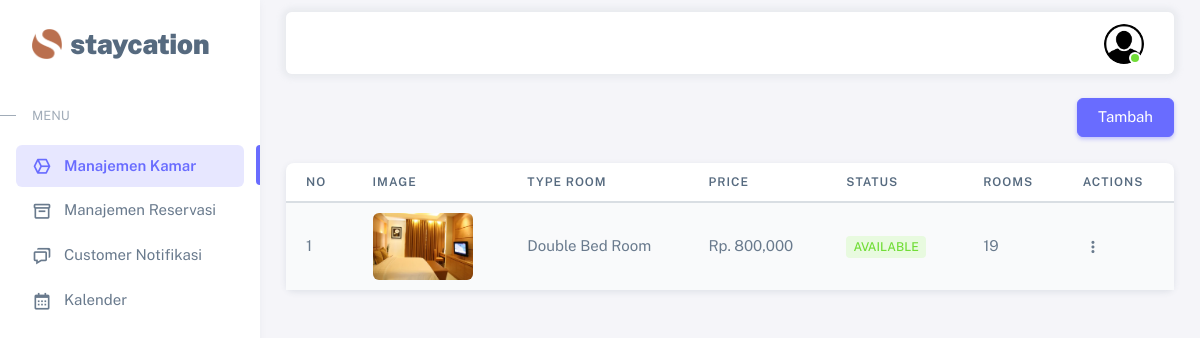
Page /dashboard/hotel/hotel.php (signed in) on the committed database.
### tables this page shows
CREATE TABLE `kamar` (
  `ID_KAMAR` int(11) NOT NULL,
  `ID_HOTEL` int(11) NOT NULL,
  `ID_TIPE_KAMAR` int(11) NOT NULL,
  `HARGA_KAMAR` decimal(10,0) NOT NULL,
  `STATUS_KAMAR` enum('Available','Unavailable') NOT NULL,
  `GAMBAR_KAMAR` varchar(255) NOT NULL,
  `JUMLAH_RUANGAN` int(20) NOT NULL
);

CREATE TABLE `tipe_kamar` (
  `ID_TIPE_KAMAR` int(11) NOT NULL,
  `TIPE_KAMAR` varchar(20) NOT NULL
);

### dashboard/hotel/hotel.php (the view, shortened to what this page needs)
<?php
  include '../../controller/hotel-crud.php';
  include '../../partials/header-hotel.php';
?>
    <div class="content-wrapper">
      <div class="container mt-4">
        <button type="button" class="btn btn-primary float-end" data-bs-toggle="modal" data-bs-target="#myModal">Tambah</button>
      </div>
      <div class="container-xxl flex-grow-1 container-p-y">
        <div class="card mb-4">
          <table class="table table-striped">
            <thead>
              <tr>
                <th>no</th>
                <th>Image</th>
                <th>Type Room</th>
                <th>price</th>
                <th>Status</th>
                <th>Rooms</th>
                <th>Actions</th>
              </tr>
            </thead>
            <tbody class="table-border-bottom-0">
              <?php
                  $id = $_SESSION['id_hotel'];
                  $query = "SELECT kamar.id_kamar, kamar.gambar_kamar, kamar.id_tipe_kamar, tipe_kamar.tipe_kamar,
                              kamar.harga_kamar, kamar.status_kamar, kamar.jumlah_ruangan
                            FROM kamar
                            JOIN tipe_kamar ON kamar.id_tipe_kamar = tipe_kamar.id_tipe_kamar
                            WHERE id_hotel = $id";
                  $result = $koneksi->query($query);
                  $no = 1;
                  if ($result) {
                      while ($row = $result->fetch_assoc()) {
                          echo "<tr>";
                          echo "<td>" . $no++ . "</td>";
                          echo "<td><img src='../../img/upload/kamar/" . $row['gambar_kamar'] . "' class='rounded' width='100' alt='$row[gambar_kamar]'></td>";
                          echo "<td>" . $row['tipe_kamar'] . "</td>";
                          echo "<td>Rp. " . number_format($row['harga_kamar']) . "</td>";
                          echo "<td><span class='badge " . ($row['status_kamar'] == 'Available' ? 'bg-label-success' : 'bg-label-danger') . " me-1'>" . $row['status_kamar'] . "</span></td>";
                          echo "<td>". $row['jumlah_ruangan']. "</td>";
                          echo "<td>
                                  <div class='dropdown'>
                                    <button type='button' class='btn p-0 dropdown-toggle hide-arrow' data-bs-toggle='dropdown'>
                                      <i class='bx bx-dots-vertical-rounded'></i>
                                    </button>
                                    <div class='dropdown-menu'>
                                      <a class='dropdown-item' href='javascript:void(0);' data-bs-toggle='modal' data-bs-target='#editModal" . $row['id_kamar'] . "'>
                                        <i class='bx bx-edit-alt me-1'></i> Edit
                                      </a>
                                      <a class='dropdown-item' href='#' data-bs-toggle='modal' data-bs-target='#konfirmasiModal" . $row['id_kamar'] . "'>
                                        <i class='bx bx-trash me-1'></i> Delete
                                      </a>
                                    </div>
                                  </div>
                                </td>";
                          echo "</tr>";
                ?>
                <?php
                      }
                  } else {
                      echo "Error: " . $koneksi->error;
                  }
              ?>
            </tbody>
          </table>
        </div>
    </div>
<?php
    include '../../partials/footer-hotel.php'
?>

### rows in the picture
kamar: GAMBAR_KAMAR (picture), ID_TIPE_KAMAR.TIPE_KAMAR "Double Bed Room", HARGA_KAMAR "800,000", STATUS_KAMAR "AVAILABLE", JUMLAH_RUANGAN "19"
